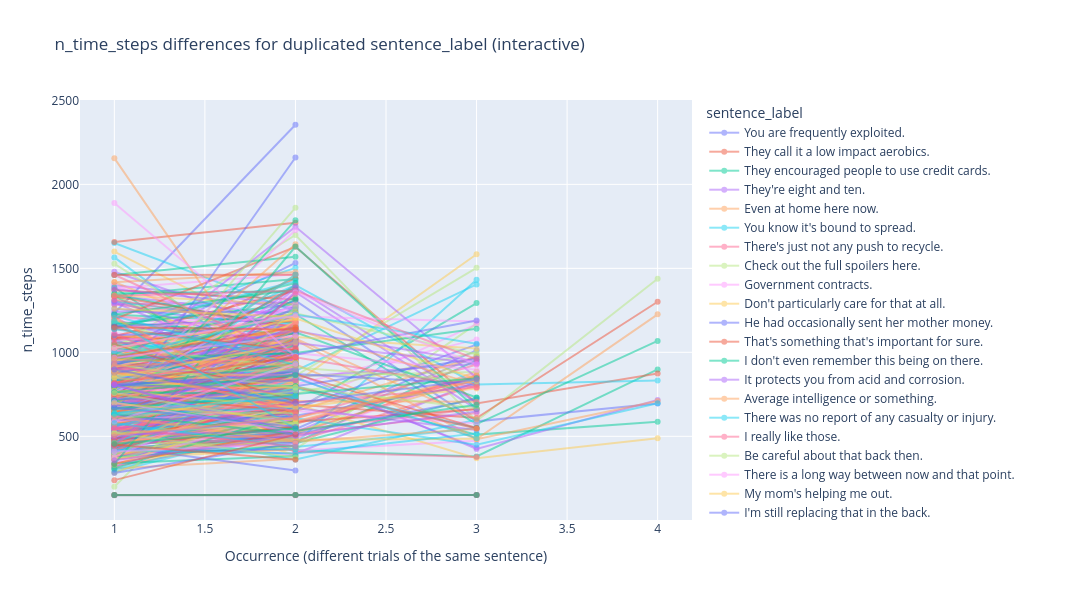

This figure's notebook cell:
### Code cell
# Visualize the n_time_steps differences for duplicated sentence_label (interactive plot)

import plotly.graph_objs as go
import plotly.express as px

# Find duplicated sentence_labels
dup_sent_labels = train_df[train_df.duplicated(subset=['sentence_label'], keep=False)]['sentence_label'].unique()

# Keep only rows with these duplicated sentence_labels
dup_df = train_df[train_df['sentence_label'].isin(dup_sent_labels)].copy()

# Prepare long-format data
plot_df = dup_df[['sentence_label', 'n_time_steps']].copy()
plot_df['Occurrence'] = plot_df.groupby('sentence_label').cumcount() + 1

# Interactive line plot: one line per duplicated sentence
fig = go.Figure()
for label in dup_sent_labels:
    group = plot_df[plot_df['sentence_label'] == label]
    if len(group) > 1:
        fig.add_trace(go.Scatter(
            x=group['Occurrence'],
            y=group['n_time_steps'],
            mode='lines+markers',
            name=label,
            text=[label]*len(group),
            opacity=0.5,
            hovertemplate='sentence: %{text}<br>Occurrence: %{x}<br>n_time_steps: %{y}<extra></extra>'
        ))

fig.update_layout(
    title="n_time_steps differences for duplicated sentence_label (interactive)",
    xaxis_title="Occurrence (different trials of the same sentence)",
    yaxis_title="n_time_steps",
    legend_title="sentence_label",
    height=600,
    width=1200
)
fig.show()
